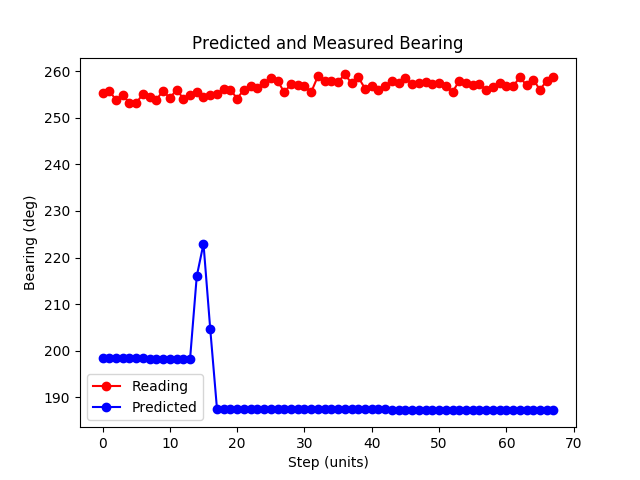
#> input picture Lab1/ktest/ktest_1_Mag.png, 640 x 480 px, given in place of the camera
$ python LineDetection.py
#> lines starting #> are read from the running program, lines starting #| are printed output that depends on the picture; after the words box and inside, x2 and y2 are one past the last pixel; in counts of white or black regions, pixels touching at a corner belong together
import cv2
import numpy as np
import time

cap = cv2.VideoCapture(0)
print(cap.isOpened())
while(1):
    _, img = cap.read()
#> img is the input picture: shape (480, 640, 3); mean B, G, R 246.8, 242.9, 246.8
    gray = cv2.cvtColor(img, cv2.COLOR_BGR2GRAY)
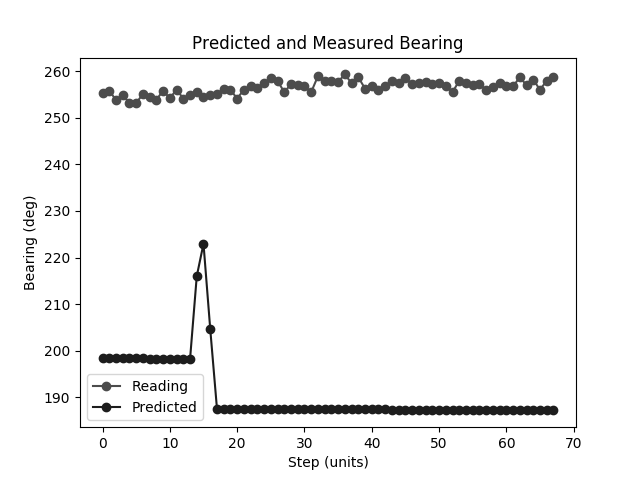
#> gray: shape (480, 640); min 0, max 255, mean 244.5
    edges = cv2.Canny(gray, 50, 150, apertureSize=3)
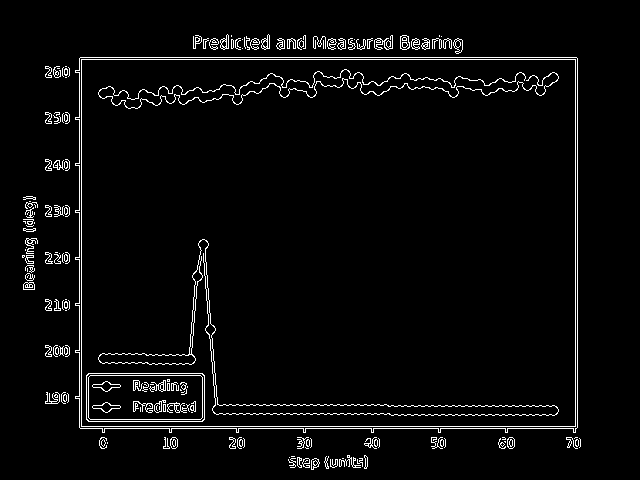
#> edges: shape (480, 640); 3.7% white in thin lines or dots, all inside (x1, y1, x2, y2) = (22, 34, 581, 470)
    minLineLength = 1000
    maxLineGap = 40
    lines = cv2.HoughLinesP(edges, 1, np.pi / 180, 60, minLineLength, maxLineGap)
#> lines = 19 rows, first 6: [81, 426, 575, 426], [81, 59, 575, 59], [104, 428, 169, 428], [80, 57, 576, 57], [577, 427, 577, 58], [575, 425, 575, 60]

    if lines is None:
        pass
    else:
        numlines=len(lines)
#> numlines = 19
        print(numlines)
#| 19
        for x in range(numlines):
            for x1, y1, x2, y2 in lines[x]:
                cv2.line(img, (x1, y1), (x2, y2), (0, 255, 0), 2)
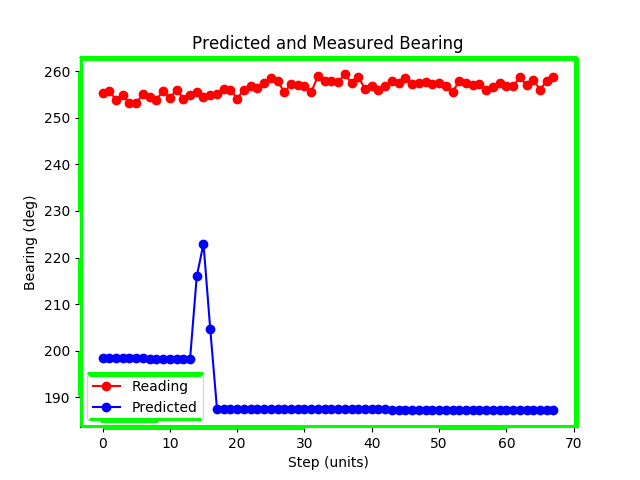
#> img: shape (480, 640, 3); 2.9% of pixels changed, all inside (x1, y1, x2, y2) = (78, 56, 579, 430)


    cv2.imshow('img', img)
    cv2.imshow('gray', gray)
    cv2.imshow('edges', edges)

    if cv2.waitKey(1) & 0xFF == ord('q'):
#> (key q is pressed here)
        break

cap.release()
cv2.destroyAllWindows()

$ run again, on Lab1/ktest/ktest_2_Mag.png
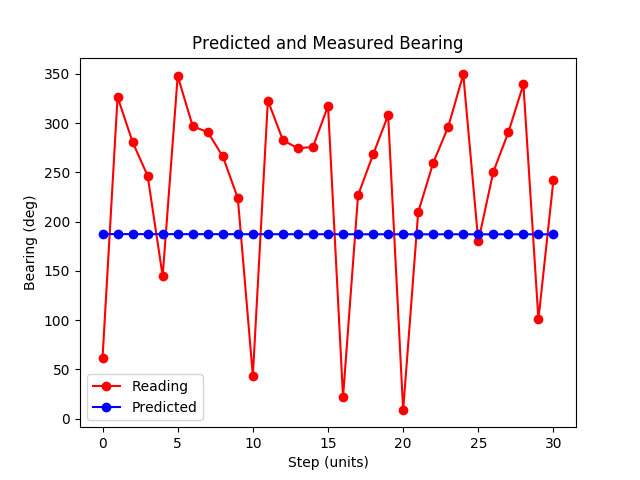
#> input picture Lab1/ktest/ktest_2_Mag.png, 640 x 480 px, given in place of the camera
#> img is the input picture: shape (480, 640, 3); mean B, G, R 243.9, 241.6, 248.6
#> `edges = cv2.Canny(gray, 50, 150, apertureSize=3)`:
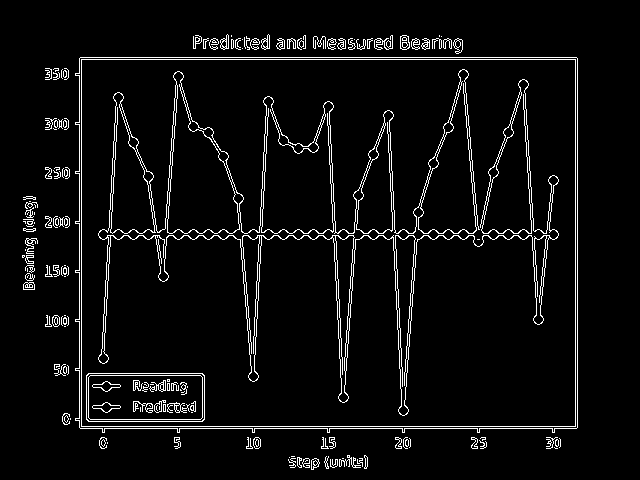
#> edges: shape (480, 640); 5.2% white in thin lines or dots, all inside (x1, y1, x2, y2) = (22, 34, 578, 470)
#> lines = 24 rows, first 6: [179, 428, 252, 428], [81, 426, 575, 426], [81, 59, 575, 59], [79, 319, 79, 272], [577, 427, 577, 58], [80, 57, 576, 57]
#> numlines = 24
#| 24
#> after the loop `for x in range(numlines):`:
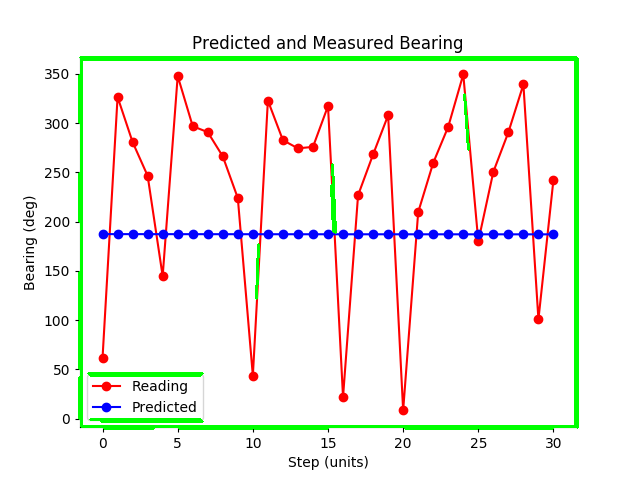
#> img: shape (480, 640, 3); 3.2% of pixels changed, all inside (x1, y1, x2, y2) = (78, 56, 579, 430)

$ run again, on Lab1/ktest/ktest_3_Mag.png
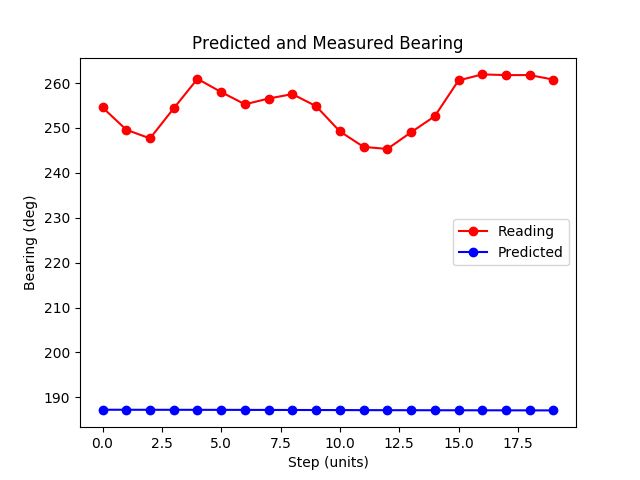
#> input picture Lab1/ktest/ktest_3_Mag.png, 640 x 480 px, given in place of the camera
#> img is the input picture: shape (480, 640, 3); mean B, G, R 248.7, 246.9, 248.9
#> `edges = cv2.Canny(gray, 50, 150, apertureSize=3)`:
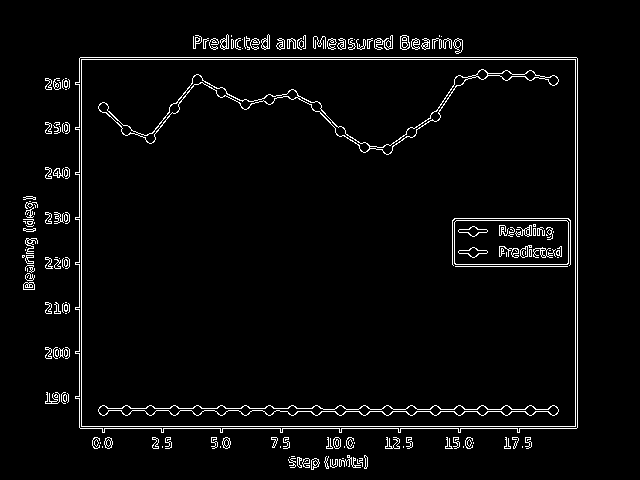
#> edges: shape (480, 640); 3.6% white in thin lines or dots, all inside (x1, y1, x2, y2) = (22, 34, 578, 470)
#> lines = 20 rows, first 6: [80, 57, 576, 57], [81, 426, 575, 426], [81, 59, 575, 59], [282, 428, 339, 428], [81, 425, 81, 60], [79, 217, 79, 174]
#> numlines = 20
#| 20
#> after the loop `for x in range(numlines):`:
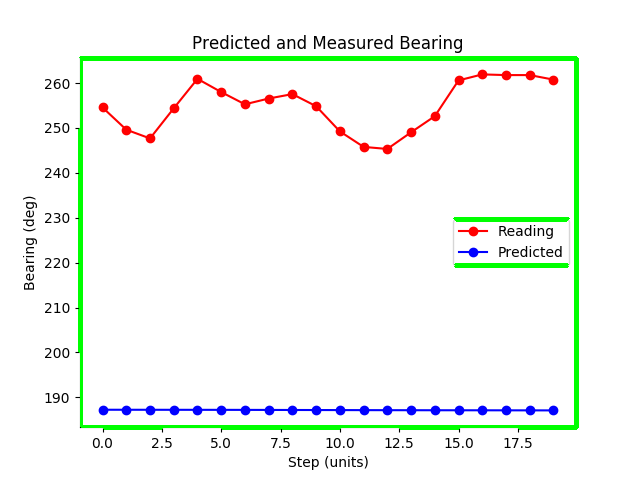
#> img: shape (480, 640, 3); 2.96% of pixels changed, all inside (x1, y1, x2, y2) = (78, 56, 579, 430)

$ run again, on Lab1/ktest/ktest_1_dist_LF.png
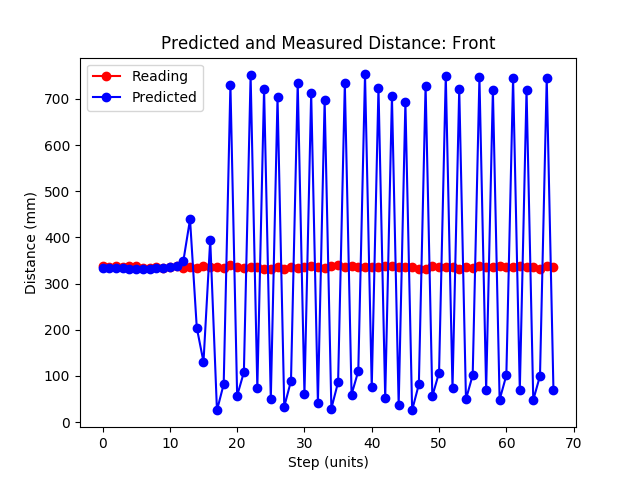
#> input picture Lab1/ktest/ktest_1_dist_LF.png, 640 x 480 px, given in place of the camera
#> img is the input picture: shape (480, 640, 3); mean B, G, R 248.3, 223.6, 226
#> `edges = cv2.Canny(gray, 50, 150, apertureSize=3)`:
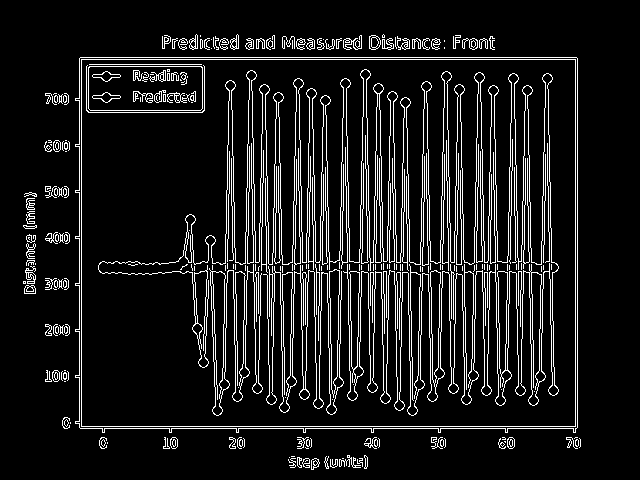
#> edges: shape (480, 640); 10.2% white in thin lines or dots, all inside (x1, y1, x2, y2) = (23, 34, 581, 470)
#> lines = 127 rows, first 6: [80, 57, 576, 57], [81, 59, 575, 59], [238, 428, 303, 428], [81, 426, 575, 426], [81, 425, 81, 60], [577, 427, 577, 58]
#> numlines = 127
#| 127
#> after the loop `for x in range(numlines):`:
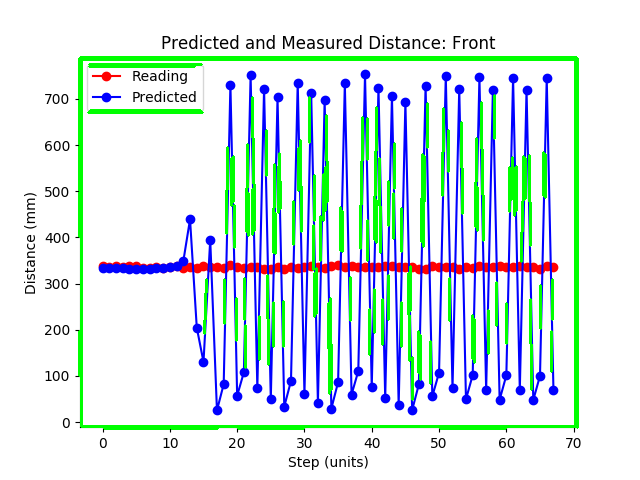
#> img: shape (480, 640, 3); 7.71% of pixels changed, all inside (x1, y1, x2, y2) = (78, 56, 579, 430)
